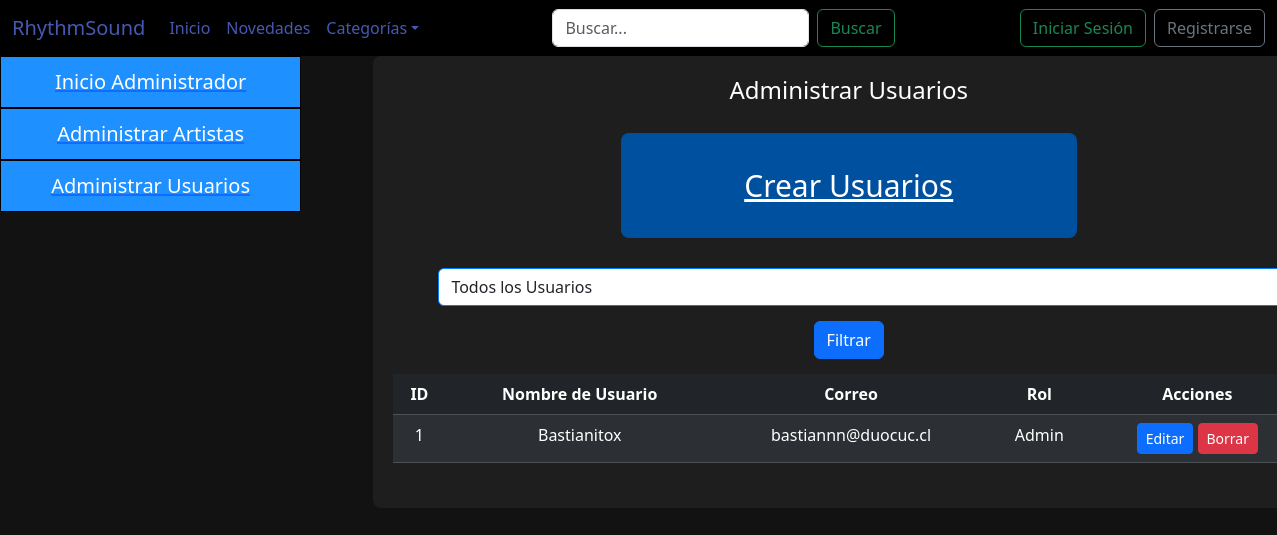
/listado_usuario/, run on an earlier commit of the app's database.
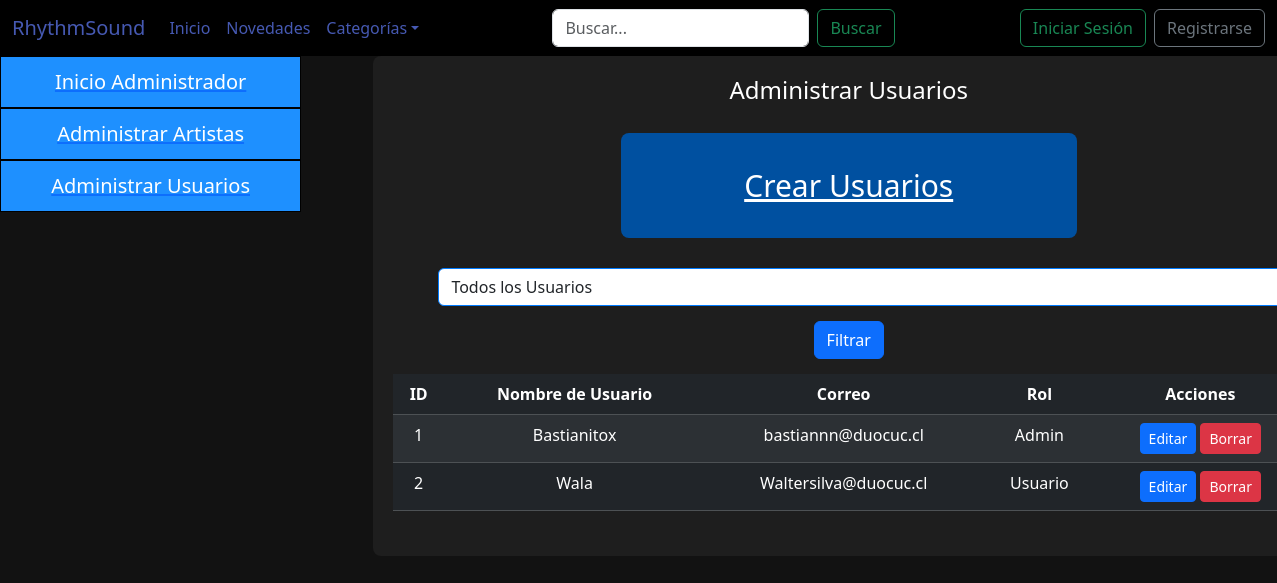
And on a later commit of the database.
### rsound/models.py (models this page shows, shortened)
class Usuario(models.Model):
    idUsuario = models.AutoField(primary_key=True, verbose_name='Id de usuario')
    nombreUsuario = models.CharField(max_length=15)
    nombre = models.CharField(max_length=20)
    apellidos = models.CharField(max_length=40)
    numero_telefonico = models.CharField(max_length=20, verbose_name="Número Telefónico (+56)", default='0000000000')
    correo = models.EmailField(max_length=40)
    contraseña = models.CharField(max_length=128)
    fechacreacion = models.DateField(verbose_name='Fecha de creación', auto_now_add=True)
    rol = models.ForeignKey(Rol, on_delete=models.CASCADE)

class Rol(models.Model):
    idRol = models.AutoField(primary_key=True,verbose_name='Id rol')
    nombreRol = models.CharField(max_length=15, blank=True, null=True)

### rsound/views.py (the view)
# urls.py: path('listado_usuario/',listado_usuario, name='listado_usuario'),
def listado_usuario(request):
    roles=Rol.objects.all()
    usuario=Usuario.objects.all()
    contexto={
        "roles":roles,
        "persona":usuario
    }
    return render(request, 'rsound/Admin/listado_usuario.html',contexto)

### rsound/templates/rsound/Admin/listado_usuario.html (shortened to what this page needs)
{% extends 'rsound/Plantilla.html' %}
{% load static %}
{% block css %}
<link rel="stylesheet" href="{% static 'rsound/css/administracion.css' %}">
{% endblock css %}
{% block Contenido %}
<div class="row fondogeneralosos">
    <div class="col-md-3 col-sm-12 col-12">
        <div class="navegador">
            <nav class="barranav">
                <ul>
                    <a href="{% url 'administracion' %}">
                        <li>Inicio Administrador</li>
                    </a>
                    <a href="{% url 'adminartistas' %}">
                        <li>Administrar Artistas</li>
                    </a>
                    <a href="{% url 'adminusuario' %}">
                        <li>Administrar Usuarios</li>
                    </a>
                </ul>
            </nav>
        </div>
    </div>
    <div class="col-md-9 col-sm-12 col-12 ">
        <div class="col-md-12 administracion">
            <div class="container-editar">
                <div class="container-datos">
                    <h4 id="titulo">Administrar Usuarios</h4>
                    <div class="row botonfiguras">
                        <div class="col-md-12">
                            <div class="boton">
                                <a href="{% url 'crear_usuario' %}">Crear Usuarios</a>
                            </div>
                        </div>
                        <form action="{% url 'adminusuario' %}" method="post">
                            <div>
                                <select class="form-select selectorCategorias" aria-label="Default select example" name="rolFiltrado" required>
                                    <option value="0">Todos los Usuarios</option>
                                </select>
                                <button type="submit" class="btn btnFiltrar btn-primary">Filtrar</button>
                            </div>
                            <div class="lista">
                                <table class="table table-dark table-striped">
                                    <thead>
                                        <tr>
                                            <th>ID</th>
                                            <th>Nombre de Usuario</th>
                                            <th>Correo</th>
                                            <th>Rol</th>
                                            <th>Acciones</th>
                                        </tr>
                                    </thead>
                                    <tbody>
                                        {% for usuario in persona %}
                                        <tr>
                                            <td>{{ usuario.idUsuario }}</td>
                                            <td>{{ usuario.nombreUsuario }}</td>
                                            <td>{{ usuario.correo }}</td>
                                            <td>{{ usuario.rol.nombreRol }}</td>
                                            <td>
                                                <a href="#" class="btn btn-primary btn-sm">Editar</a>
                                                <a href="#" class="btn btn-danger btn-sm">Borrar</a>
                                            </td>
                                        </tr>
                                        {% endfor %}
                                    </tbody>
                                </table>
                            </div>
                        </form>
                    </div>
                </div>
            </div>
        </div>
    </div>
</div>
{% endblock Contenido %}

What changed in the data, as far as the page shows it:
added Usuario: idUsuario "2", nombreUsuario "Wala", correo "Waltersilva@duocuc.cl", rol.nombreRol "Usuario"
